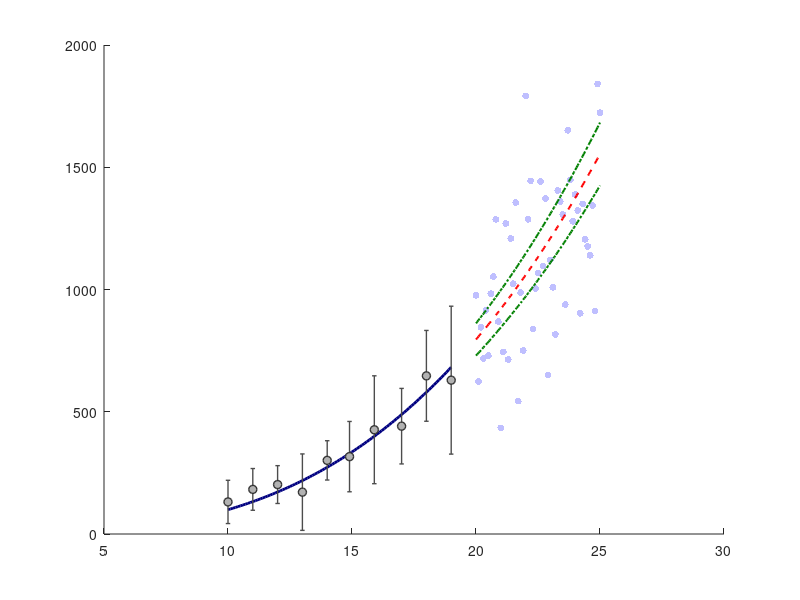

Write the MATLAB code that produced this figure. (Note: this script raises an error after producing the figure.)
%adapted from http://blogs.mathworks.com/loren/2007/12/11/making-pretty-graphs/

clear all
close all
clc
load plotdata
whos

%% open figure with specified size
h=figure('Units', 'pixels', 'Position', [100 100 500 375]);
hold on;

%% first, make a very basic and ugly plot
hFit   = plot(xfit  , yfit   );
hE     = errorbar(xdata_m, ydata_m, ydata_s);
hData  = plot(xVdata, yVdata );
hModel = plot(xmodel, ymodel );
hCI(1) = plot(xmodel, ymodelL);
hCI(2) = plot(xmodel, ymodelU);


%% adjust line properties
set(hFit                          , ...
  'Color'           , [0 0 .5]    );
set(hE                            , ...
  'LineStyle'       , 'none'      , ...
  'Marker'          , '.'         , ...
  'Color'           , [.3 .3 .3]  );
set(hData                         , ...
  'LineStyle'       , 'none'      , ...
  'Marker'          , '.'         );
set(hModel                        , ...
  'LineStyle'       , '--'        , ...
  'Color'           , 'r'         );
set(hCI(1)                        , ...
  'LineStyle'       , '-.'        , ...
  'Color'           , [0 .5 0]    );
set(hCI(2)                        , ...
  'LineStyle'       , '-.'        , ...
  'Color'           , [0 .5 0]    );

%% Make lines pretty

set(hFit                          , ...
  'LineWidth'       , 2           );
set(hE                            , ...
  'LineWidth'       , 1           , ...
  'Marker'          , 'o'         , ...
  'MarkerSize'      , 6           , ...
  'MarkerEdgeColor' , [.2 .2 .2]  , ...
  'MarkerFaceColor' , [.7 .7 .7]  );
set(hData                         , ...
  'Marker'          , 'o'         , ...
  'MarkerSize'      , 5           , ...
  'MarkerEdgeColor' , 'none'      , ...
  'MarkerFaceColor' , [.75 .75 1] );
set(hModel                        , ...
  'LineWidth'       , 1.5         );
set(hCI(1)                        , ...
  'LineWidth'       , 1.5         );
set(hCI(2)                        , ...
  'LineWidth'       , 1.5         );


%adjust error bar width
hE_c                   = ...
    get(hE     , 'Children'    );
errorbarXData          = ...
    get(hE_c, 'XData'       )
errorbarXData(4:9:end) = ...
    errorbarXData(1:9:end) - 0.2;
errorbarXData(7:9:end) = ....
    errorbarXData(1:9:end) - 0.2;
errorbarXData(5:9:end) = ...
    errorbarXData(1:9:end) + 0.2;
errorbarXData(8:9:end) = ...
    errorbarXData(1:9:end) + 0.2;
set(hE_c, 'XData', errorbarXData);


%% add legend and labels

hTitle  = title ('My Publication-Quality Graphics');
hXLabel = xlabel('Length (m)'                     );
hYLabel = ylabel('Mass (kg)'                      );

hText   = text(10, 800, ...
  sprintf('\\it{C = %0.1g \\pm %0.1g (CI)}', ...
  c, cint(2)-c));

hLegend = legend( ...
  [hE, hFit, hData, hModel, hCI(1)], ...
  'Data (\mu \pm \sigma)' , ...
  'Fit (\it{C x^3})'      , ...
  'Validation Data'       , ...
  'Model (\it{C x^3})'    , ...
  '95% CI'                , ...
  'location', 'NorthWest' );

%adjust font and axes properties

set( gca                       , ...
    'FontName'   , 'Helvetica' );
set([hTitle, hXLabel, hYLabel, hText], ...
    'FontName'   , 'AvantGarde');
set([hLegend, gca]             , ...
    'FontSize'   , 8           );
set([hXLabel, hYLabel, hText]  , ...
    'FontSize'   , 10          );
set( hTitle                    , ...
    'FontSize'   , 12          , ...
    'FontWeight' , 'bold'      );

set(gca, ...
  'Box'         , 'off'     , ...
  'TickDir'     , 'out'     , ...
  'TickLength'  , [.02 .02] , ...
  'XMinorTick'  , 'on'      , ...
  'YMinorTick'  , 'on'      , ...
  'YGrid'       , 'on'      , ...
  'XColor'      , [.3 .3 .3], ...
  'YColor'      , [.3 .3 .3], ...
  'YTick'       , 0:500:2500, ...
  'LineWidth'   , 1         );


set(gcf, 'PaperPositionMode', 'auto');
print -depsc2 finalPlot1Orig.eps
